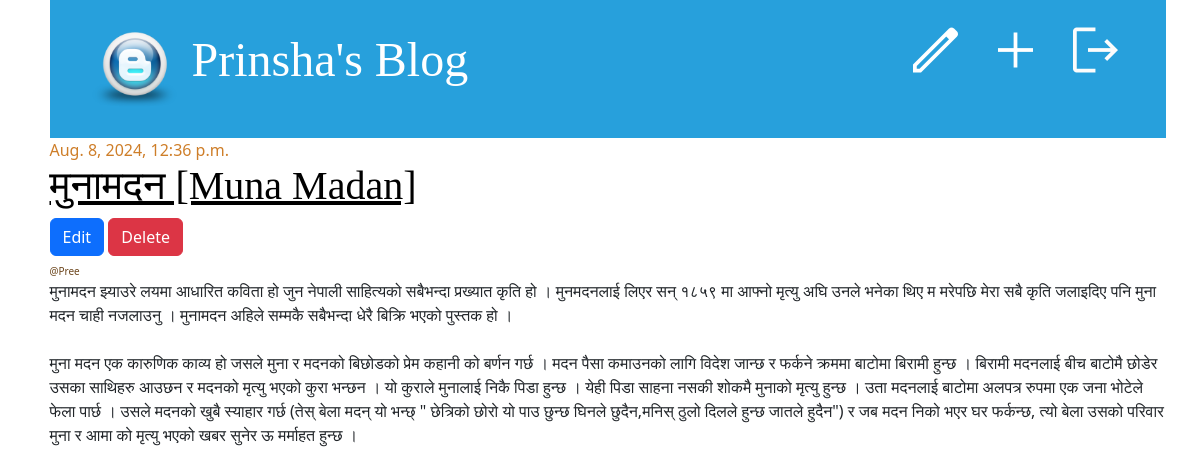
The page /post-detail/4/ (signed in) on the database its author committed.
### blog_app/models.py (models this page shows, shortened)
class Post(models.Model):
    title = models.CharField(max_length=256)
    content = models.TextField()
    author =models.ForeignKey("auth.User",on_delete=models.CASCADE)
    created_at = models.DateTimeField(auto_now_add=True)
    updated_at= models.DateTimeField(auto_now=True)
    published_at= models.DateTimeField(null=True,blank=True)

### blog_app/views.py (the view)
# urls.py: path("post-detail/<int:pk>/", views.PostDetailView.as_view(), name="post-detail"),
class PostDetailView(LoginRequiredMixin, DetailView):
    model = Post
    template_name = "post_detail.html"
    context_object_name = "post"
    def get_queryset(self):
        queryset = Post.objects.filter(pk=self.kwargs["pk"], published_at__isnull=False)
        return queryset

### templates/post_detail.html
{% extends "base.html" %}
{% block content %}
<div class="row">
    <div class="col">
        <div class="post">
            <div class="date">{{ post.published_at}}</div>
            <h1>
                <a href="#">{{ post.title}}</a>
            </h1>
            {% if request.user.is_authenticated %}
            <div class="mt-2 my-2">
                <a href="{% url 'post-update' post.pk %}" class="btn btn-primary">Edit</a>
                <a href="{% url 'post-delete' post.pk %}" class="btn btn-danger">Delete</a>
            </div>
            {% endif %}
            <div class="date author">@{{ post.author.username}}</div>
            <p>
                {{ post.content|linebreaksbr}}</p>
        </div>
    </div>
</div>
{% endblock content %}

### static/css/blog.css (style rules this page uses)
body { padding-left: 15px; }
h1 a { color: #27a0dc; font-family: "Lobster"; }
h1, h2, h3, h4 { font-family: "Lobster", cursive; }
.date { color: #ce7e29; }
.post { margin-bottom: 30px; }
.post h1 a, .post h1 a:visited { color: #000000; }
.author { font-size: 10px; color: #6b441a; }

### rows shown on the page
Post: published_at "Aug. 8, 2024, 12:36 p.m.", title "मुनामदन [Muna Madan]", author.username "Pree", content "मुनामदन झ्याउरे लयमा आधारित कविता हो जुन नेपाली साहित्यको सबैभन्दा प्रख्यात कृति हो । मुनमदनलाई लिएर सन् १८५९ मा आफ्नो मृत्यु अघि उनले भनेका थिए म मरेपछि मेरा सबै कृति जलाइदिए पनि मुना मदन चाही नजलाउनु । मुनामदन अहिले सम्मकै सबैभन्दा धेरै बिक्रि भएको पुस्तक हो । मुना मदन एक कारुणिक काव्य हो जसले मुना र मदनको बिछोडको प्रेम कहानी को बर्णन गर्छ । मदन पैसा कमाउनको लागि विदेश जान्छ र फर्कने क्रममा बाटोमा बिरामी हुन्छ । बिरामी मदनलाई बीच बाटोमै छोडेर उसका साथिहरु आउछन र मदनको मृत्यु भएको कुरा भन्छन । यो कुराले मुनालाई निकै पिडा हुन्छ । येही पिडा साहना नसकी शोकमै मुनाको मृत्यु हुन्छ । उता मदनलाई बाटोमा अलपत्र रुपमा एक जना भोटेले फेला पार्छ । उसले मदनको खुबै स्याहार गर्छ (तेस् बेला मदन् यो भन्छ् \"…"
